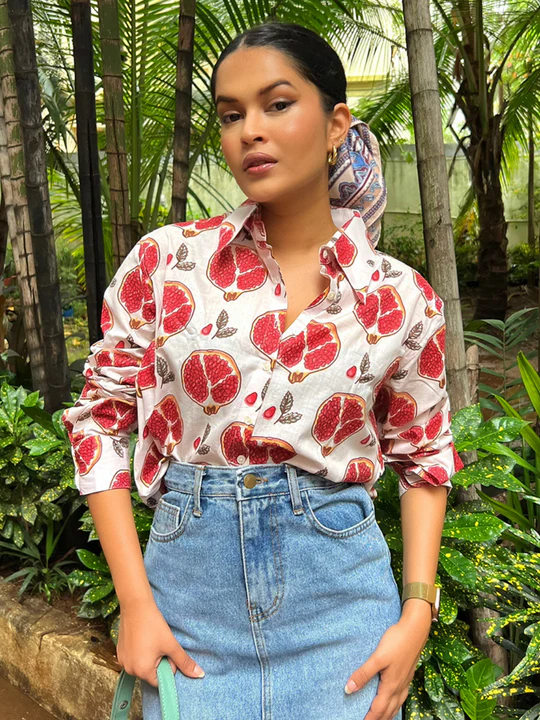
#> input picture leffa_utils/Cloth.png, 540 x 720 px; its folder holds only this picture in this run
$ python -i utils.py   (imports and definitions only)
#> lines starting #> are read from the running program, lines starting #| are printed output that depends on the picture
import os
import cv2
import torch
import numpy as np
from numpy.linalg import lstsq
from PIL import Image, ImageDraw


# [37 lines left out: functions resize_and_center, list_dir, not called in this run]


label_map = {
    "background": 0,
    "hat": 1,
    "hair": 2,
    "sunglasses": 3,
    "upper_clothes": 4,
    "skirt": 5,
    "pants": 6,
    "dress": 7,
    "belt": 8,
    "left_shoe": 9,
    "right_shoe": 10,
    "head": 11,
    "left_leg": 12,
    "right_leg": 13,
    "left_arm": 14,
    "right_arm": 15,
    "bag": 16,
    "scarf": 17,
    "neck": 18,
}


def extend_arm_mask(wrist, elbow, scale):
    wrist = elbow + scale * (wrist - elbow)
    return wrist


# [25 lines left out: functions hole_fill, refine_mask, not called in this run]


def preprocess_garment_image(input_path, output_path=None, save_image=False):
    """
    Preprocess a garment image by cropping to a centered square,
    resizing, and pasting it onto a 768x1024 white background.
    """
#> called with input_path = 'Cloth.png', save_image = False
    img = Image.open(input_path).convert('RGBA')

    # Step 1: Get the bounding box of the non-transparent pixels. (the garment)
    alpha = img.split()[-1]
#> alpha: PIL image 540x720 L; every value is 255
    bbox = alpha.getbbox() # (left, upper, right, lower)
#> bbox = (0, 0, 540, 720)
    if bbox is None:
        raise ValueError("No garment found in the image (the image may be fully transparent).")

    left, upper, right, lower = bbox
#> left = 0; upper = 0; right = 540; lower = 720
    bbox_width = right - left
#> bbox_width = 540
    bbox_height = lower - upper
#> bbox_height = 720

    # Step 2: Create a square crop that centers the garment.
    square_size = max(bbox_width, bbox_height)
#> square_size = 720

    center_x = left + bbox_width // 2
#> center_x = 270
    center_y = upper + bbox_height // 2
#> center_y = 360

    new_left = center_x - square_size // 2
#> new_left = -90
    new_upper = center_y - square_size // 2
#> new_upper = 0
    new_right = new_left + square_size
#> new_right = 630
    new_lower = new_upper + square_size
#> new_lower = 720

    # Adjust the crop if it goes out of the image boundaries.
    if new_left < 0:
        new_left = 0
        new_right = square_size
#> new_right = 720
    if new_upper < 0:
        new_upper = 0
        new_lower = square_size
    if new_right > img.width:
        new_right = img.width
#> new_right = 540
        new_left = img.width - square_size
#> new_left = -180
    if new_lower > img.height:
        new_lower = img.height
        new_upper = img.height - square_size

    # Crop the image to the computed square region.
    square_crop = img.crop((new_left, new_upper, new_right, new_lower))
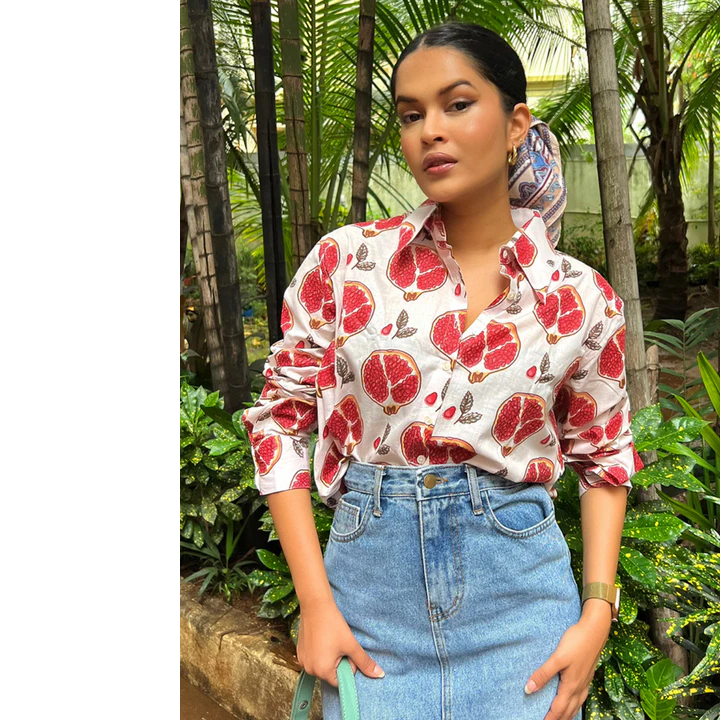
#> square_crop: PIL image 720x720 RGBA; mean R, G, B, A 100.2, 92.3, 71.4, 191.2; transparent parts drawn white

    # Step 3: Resize the square crop.
    # Here we choose 768x768 so that it will occupy the full width when pasted.
    garment_resized = square_crop.resize((768, 768), Image.LANCZOS)

    # Step 4: Create a new white background image of 768x1024.
    background = Image.new('RGBA', (768, 1024), (255, 255, 255, 255))
#> background: PIL image 768x1024 RGBA; every value is 255

    # Compute where to paste the resized garment so that it is centered.
    paste_x = 0
    paste_y = (1024 - 768) // 2

    # Paste the garment onto the background.
    background.paste(garment_resized, (paste_x, paste_y), garment_resized)
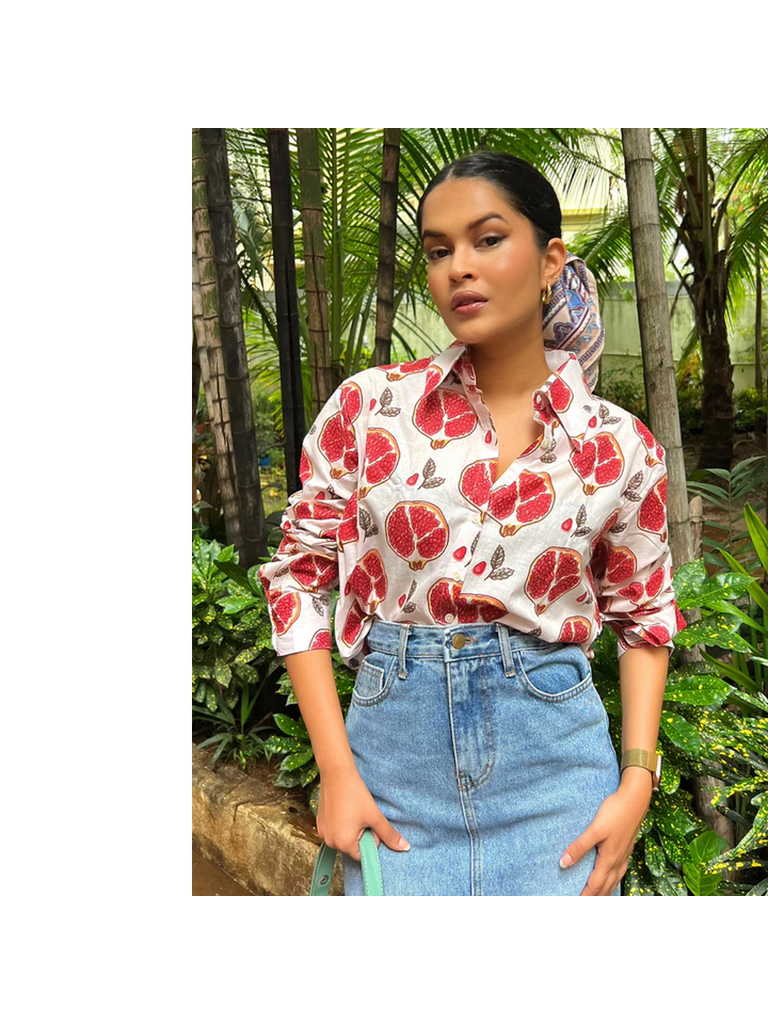
#> background: PIL image 768x1024 RGBA; mean R, G, B, A 186.7, 180.8, 165.2, 255; transparent parts drawn white

    # Optionally, convert to RGB (if you want to save as JPEG) or keep as PNG.
    final_image = background.convert("RGBA")

    if save_image:
        if output_path is None:
            raise ValueError("output_path must be provided if save_image is True.")
        final_image.save(output_path, "PNG")

    return final_image


# [239 lines left out: functions get_flexible_agnostic_mask, preserve_face_and_hair, get_skin_mask, not called in this run]

>>> result = preprocess_garment_image('Cloth.png')
